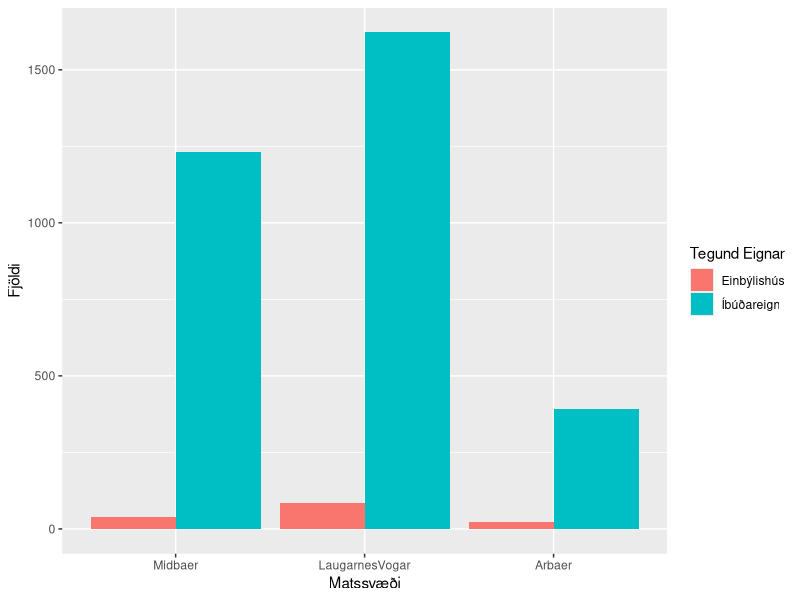
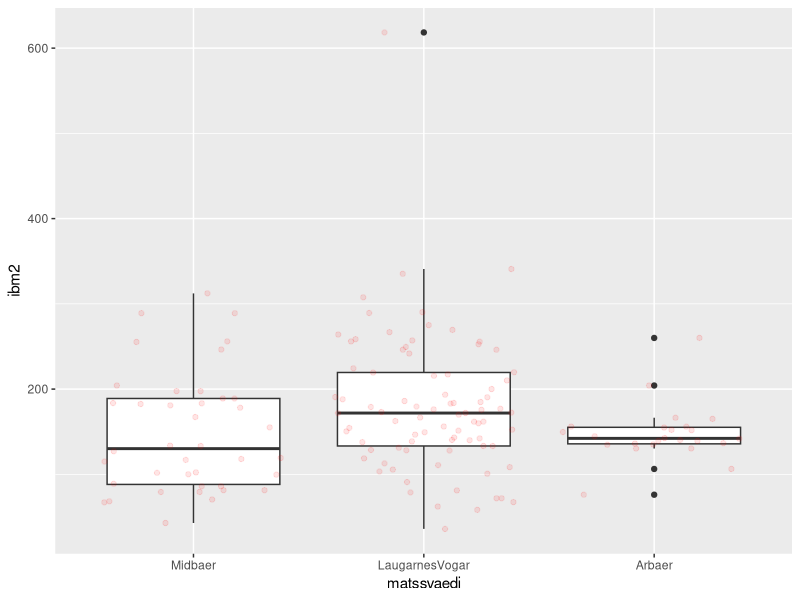
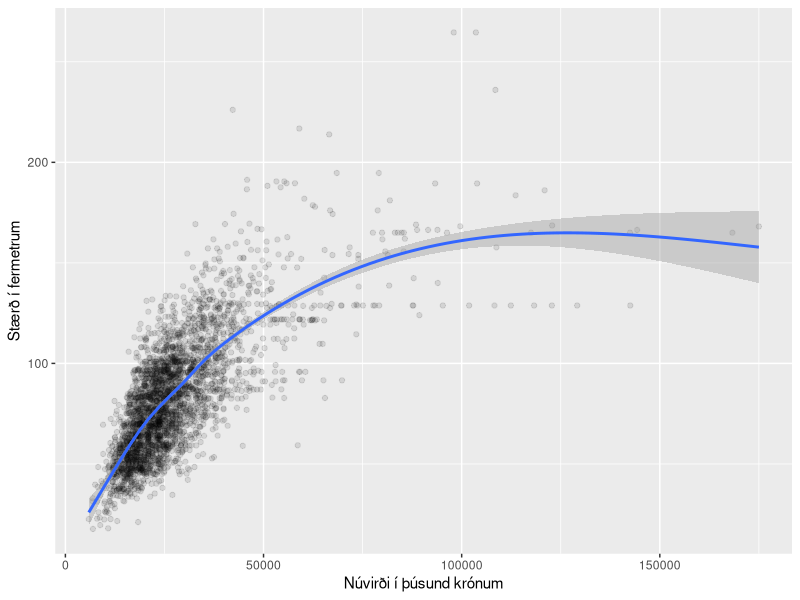

These figures' R source, in order:
## ---- chunk 1
knitr::opts_chunk$set(echo = TRUE)
library(dplyr)
library(ggplot2)
## ---- chunk 2
thv <- read.table("./data/husnaedi.txt", header = TRUE, sep = ";")
## ---- chunk 3
hverfi <- c(20, 100, 200)
thv <- filter(thv, thv$matssvaedi%in%hverfi)
## ---- chunk 4
str(thv)
##Eins og sjá má eru matssvæðin ranglega skilgreind sem tölugildi. Svo við breytum þeim í faktor og köllum matssvæðin nýjum nöfnum.
thv$matssvaedi <- as.factor(thv$matssvaedi)
levels(thv$matssvaedi) <- c("Midbaer", "LaugarnesVogar", "Arbaer")
str(thv)
## ---- chunk 5
plott1 <- 
  ggplot(aes(matssvaedi), data = thv) +
  geom_bar(position = "dodge", aes(fill = thv$teg_eign)) +

##X og Y labels
  xlab("Matssvæði") + ylab("Fjöldi") +

##Legend
  scale_fill_discrete(name = "Tegund Eignar")

plott1
## ---- chunk 6
einbylishus <- dplyr::filter(thv, teg_eign == "Einbýlishús")
plott2 <- 
  ggplot(aes(matssvaedi, ibm2), data = einbylishus) + geom_boxplot() + geom_jitter(alpha = 0.1, color = "red")

plott2
## ---- chunk 7
ibudir <- filter(thv, teg_eign == "Íbúðareign")
ggplot(aes(nuvirdi,ibm2), 
        data = ibudir)+
  ## How to plot
        geom_point(alpha=0.1)+
        geom_smooth()+ 
  ## X and Y labels
        xlab("Núvirði í þúsund krónum") + ylab("Stærð í fermetrum")
